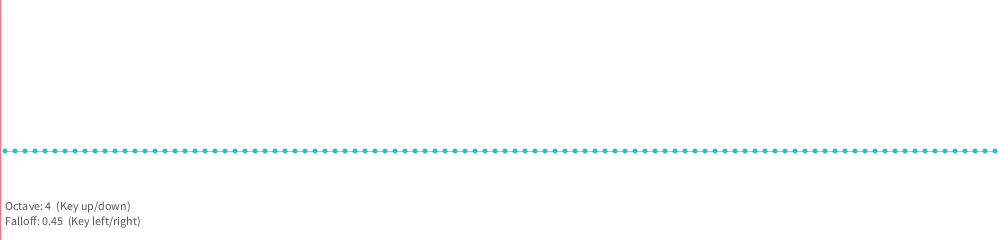
Frame 1 (no input)
Frame 60 (the mouse pressed at the canvas centre just before this capture): identical to frame 1, image omitted
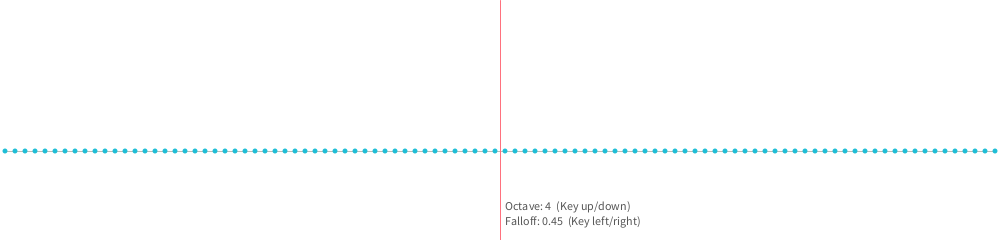
Frame 120 (the mouse held since frame 60 and released just before this capture)

The Processing sketch that drew these frames (run headless with seeded random() and noise(); from frame 60 on, the mouse is pressed at the canvas centre):

// Processing sketch: sketch_03_noise_basics
// ── sketch_03_noise_basics.pde
// Gestalten mit Code - day 02 - andvanced lectures

/**
 * draws the output of the noise function as a chart.
 * Note: noise values stay the same when restarting  
 * the sketch because we are using the same 'noiseSeed'.
 * 
 * MOUSE
 * click               : new random line
 * mouseX              : scale the values we feed the noise function
 *
 * KEY
 * up                  : increase octave by 1
 * down                : decrease octave by 1
 * right               : decrease falloff by 0.05
 * left                : increase falloff by 0.05
 *
 */

int randomElements = 100;
int randomSeed = 0;
int stepWidth;
int octave = 4;
float falloff = 0.45;

Point[] points = new Point[randomElements];

void setup() {
  size(1000, 240);
  noFill();

  stepWidth = width / randomElements;
  calcRandomValues();
}

void draw() {
  background(255);
  
  // draw the graph
  beginShape();
  noFill(); 
  stroke(#C0BCB6);
  for (Point p: points) {
    vertex(p.x, p.y);
  } 
  endShape();
  
  // dots
  noStroke();
  for (Point p: points) {
    int size = 5;
    fill(#1FBED6);
    ellipse(p.x, p.y, size, size);
  }
  
  // draw our mouseX position
  stroke(#FF717E);
  line(mouseX, 0, mouseX, height);
  fill(#555555);
  String text1 = "Octave: " + octave + "  (Key up/down)";
  String text2 = "Falloff: " + nf(falloff, 0, 2) + "  (Key left/right)";
  text(text1, mouseX+5, height - 30);
  text(text2, mouseX+5, height - 15);
}

// calculate the random values and fill our points array
void calcRandomValues() {
  noiseSeed(randomSeed);
  noiseDetail(octave, falloff);
  for (int i=0; i < randomElements; i++) {
    float posX = (i * stepWidth) + (stepWidth / 2.0);
    float randY = noise(posX / mouseX);
    float posY = map(randY, 0, 1, 0, height);
    points[i] = new Point(posX, posY); // see Point class constructor for conversion to int
  }
}

void mouseMoved() {
  calcRandomValues();
}

void mouseReleased() {
  randomSeed++;
  calcRandomValues();
}

void keyPressed() {
  if (keyCode == UP) octave++;
  if (keyCode == DOWN && octave > 0) octave--;
  if (keyCode == LEFT && falloff > 0.1) falloff -= 0.05;
  if (keyCode == RIGHT && falloff < 0.95) falloff += 0.05;
  calcRandomValues();
  println(octave);
}
// ── Point.pde
class Point {
  int x;
  int y;
  
  Point(int x, int y) {
    this.x = x;
    this.y = y;
  }
  
  Point(float x, float y) {
    this((int)x, (int) y);
  }
}
